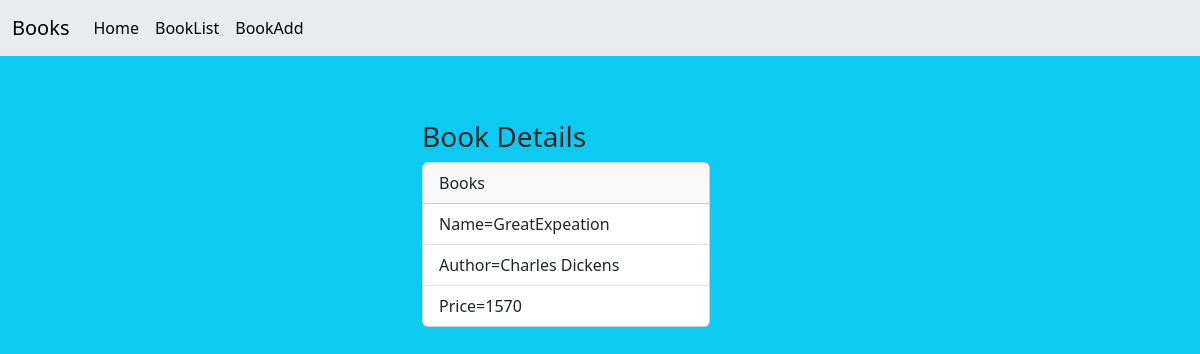
The page /Book/1 on the database its author committed.
### myapp/models.py (models this page shows, shortened)
class Books(models.Model):
    name=models.CharField(max_length=200)
    author=models.CharField(max_length=200)
    price=models.PositiveIntegerField()

### myapp/views.py (the view)
# urls.py: path("Book/<int:pk>",views.BookDetailsView.as_view(),name="book-detail"),
class BookDetailsView(View):
    def get(self,request,*args,**kwargs):
        id=kwargs.get("pk")
        qs=Books.objects.get(id=id)
        return render(request,"book_detail.html",{"book":qs})

### myapp/templates/book_detail.html
{%extends 'home.html'%}
{%block body_block%}
<div class="container ">
  <div class="row">
      <div class="col-4"></div>
      <div class="col-4 mt-5">
          <h3  class="mt-3">Book Details</h3>
          <div class="card" style="width: 18rem;">
              <div class="card-header">
                Books
              </div>
              <ul class="list-group list-group-flush">
                <li class="list-group-item">Name={{book.name}}</li>
                <li class="list-group-item">Author={{book.author}}</li>
                <li class="list-group-item">Price={{book.price}}</li>
              </ul>
            </div>
      </div>
      <div class="col-4"></div>
  </div>
</div>
{%endblock%}

### rows shown on the page
Books: name "GreatExpeation", author "Charles Dickens", price "1570"
